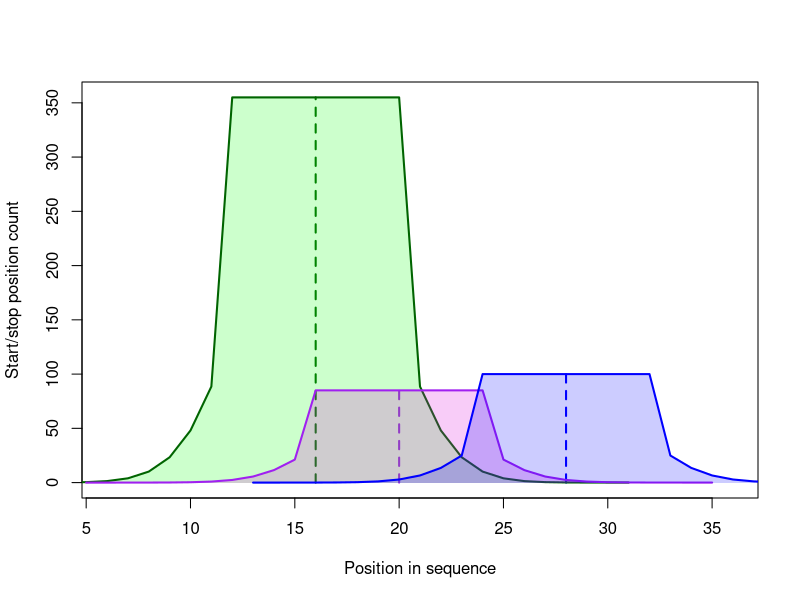

The R source for this figure:
svg("../../../output/figures/fig_4/filter_shelf.svg")

dist_m1 = c(0.00003726653,0.0001866447,0.008364835,0.0354626,0.1203860,0.3865920,1.110900,2.856550,6.572853,13.53353,24.93522,100,100,100,100,100,100,100,100,100,24.93522,13.53353,6.572853,2.856550,1.110900,0.3865920,0.1203860,0.0354626,0.008364835,0.0001866447,0.00003726653)

plot(c(6,36),c(0,355),type="n",xlab="Position in sequence",ylab="Start/stop position count")

dist_m1c = dist_m1*(355/100)
dist_m2c = dist_m1*(85/100)
dist_m3c = dist_m1*(100/100)


lines(c(16,16),c(0,355),lwd=2,col="darkgreen",lty=2)
lines(c(20,20),c(0,85),col="purple",lwd=2,lty=2)
lines(c(28,28),c(0,100),col="blue",lwd=2,lty=2)


polygon(seq(1,length(dist_m1c)),dist_m1c,col="#00FF0033",lty=0)
lines(dist_m1c,lwd=2,col="darkgreen")

polygon(seq(1,length(dist_m1c))+4,dist_m2c,col="#DD00DD33",lty=0)
lines(seq(1,length(dist_m1c))+4,dist_m2c,lwd=2,col="purple")

polygon(seq(1,length(dist_m1c))+12,dist_m3c,col="#0000FF33",lty=0)
lines(seq(1,length(dist_m1c))+12,dist_m3c,lwd=2,col="blue")

dev.off()
